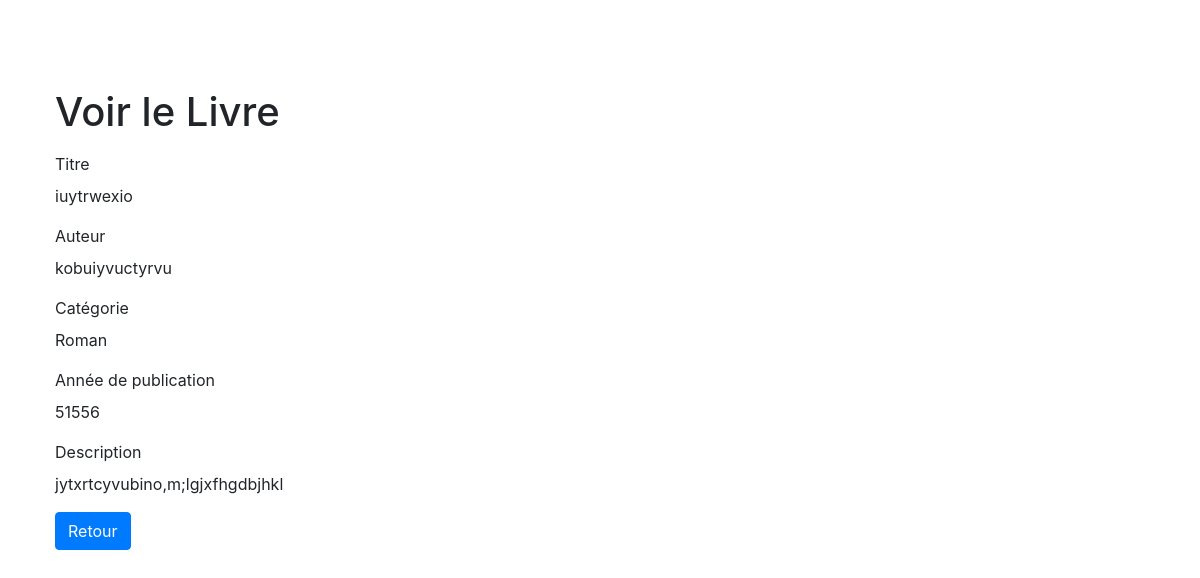
Screenshot of /voir.php?id=4 with the database file from the repository.
### tables this page shows
CREATE TABLE IF NOT EXISTS `livres` (
  `id` int NOT NULL AUTO_INCREMENT,
  `titre` varchar(255) NOT NULL,
  `auteur` varchar(255) NOT NULL,
  `categorie_id` int DEFAULT NULL,
  `annee_publication` int DEFAULT NULL,
  `description` text,
  `date_ajout` timestamp NULL DEFAULT CURRENT_TIMESTAMP,
  PRIMARY KEY (`id`),
  KEY `categorie_id` (`categorie_id`)
);

CREATE TABLE IF NOT EXISTS `categories` (
  `id` int NOT NULL AUTO_INCREMENT,
  `nom` varchar(100) NOT NULL,
  PRIMARY KEY (`id`),
  UNIQUE KEY `nom` (`nom`)
);

### voir.php (the view, shortened to what this page needs)
<?php
require_once "config.php";
if(isset($_GET["id"]) && !empty(trim($_GET["id"]))){
    $id = trim($_GET["id"]);
    $sql = "SELECT l.*, c.nom as categorie_nom
            FROM livres l
            LEFT JOIN categories c ON l.categorie_id = c.id
            WHERE l.id = :id";
    if($stmt = $bdd->prepare($sql)){
        $stmt->bindParam(":id", $id, PDO::PARAM_INT);
        if($stmt->execute()){
            if($stmt->rowCount() == 1){
                $livre = $stmt->fetch(PDO::FETCH_ASSOC);
                $titre = $livre["titre"];
                $auteur = $livre["auteur"];
                $categorie = $livre["categorie_nom"];
                $annee_publication = $livre["annee_publication"];
                $description = $livre["description"];
            } else{
                header("location: index.php");
                exit();
            }
        } else{
            echo "Une erreur s'est produite.";
        }
    }
} else{
    header("location: index.php");
    exit();
}
?>
<!DOCTYPE html>
<html lang="fr">
<head>
    <link rel="stylesheet" href="https://stackpath.bootstrapcdn.com/bootstrap/4.5.2/css/bootstrap.min.css">
</head>
<body>
    <div class="wrapper">
        <div class="container-fluid">
            <div class="row">
                <div class="col-md-12">
                    <h1 class="mt-5 mb-3">Voir le Livre</h1>
                    <div class="form-group">
                        <label>Titre</label>
                        <p class="form-control-static"><?= htmlspecialchars($titre); ?></p>
                    </div>
                    <div class="form-group">
                        <label>Auteur</label>
                        <p class="form-control-static"><?= htmlspecialchars($auteur); ?></p>
                    </div>
                    <div class="form-group">
                        <label>Catégorie</label>
                        <p class="form-control-static"><?= htmlspecialchars($categorie ?? 'Non catégorisé'); ?></p>
                    </div>
                    <div class="form-group">
                        <label>Année de publication</label>
                        <p class="form-control-static"><?= $annee_publication ? htmlspecialchars($annee_publication) : 'Non spécifié'; ?></p>
                    </div>
                    <div class="form-group">
                        <label>Description</label>
                        <p class="form-control-static"><?= nl2br(htmlspecialchars($description ?? '')); ?></p>
                    </div>
                    <p><a href="index.php" class="btn btn-primary">Retour</a></p>
                </div>
            </div>
        </div>
    </div>
</body>
</html>

### voir.php (style rules this page uses)
body { padding: 20px; }
.wrapper { width: 100%; padding: 20px; }

### rows the page displays
livres: titre "iuytrwexio", auteur "kobuiyvuctyrvu", categories.nom "Roman", annee_publication "51556", description "jytxrtcyvubino,m;lgjxfhgdbjhkl"
